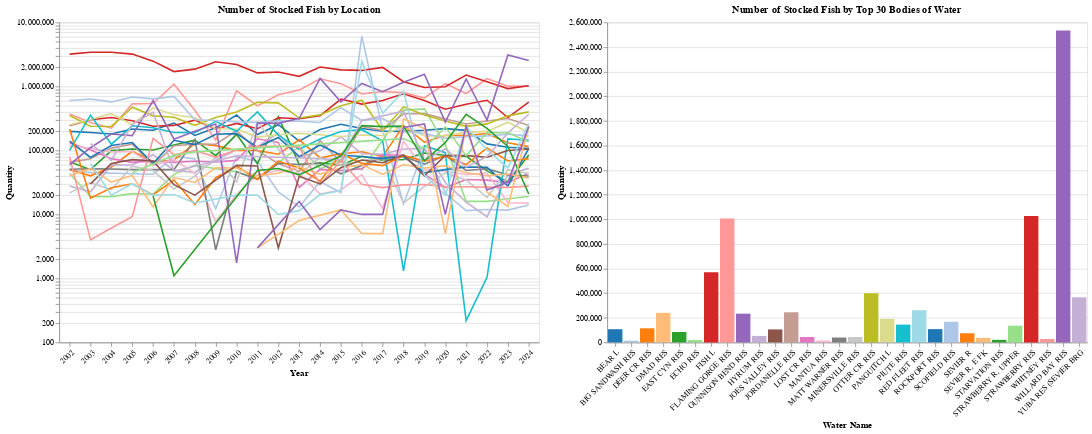

Source (notebook cell):
### Code cell
#Same Chart as above, but applied a log scale to line chart

# Get the top 30 Water Names by total quantity, and group by Year
count_by_water_name = fish_stock_data.groupby(['Year', 'Water Name'])['Quantity'].sum().reset_index()

top_30_water_names = count_by_water_name.groupby('Water Name')['Quantity'].sum().nlargest(30).index

top_30_water_names_df = count_by_water_name[count_by_water_name['Water Name'].isin(top_30_water_names)]

top_30_water_names_df["Year_only"] = top_30_water_names_df["Year"]

#Interactive Year Slider
year_slider = alt.binding_range(name="Select a year : ", min=top_30_water_names_df["Year_only"].min(), max=top_30_water_names_df["Year_only"].max(), step=1)
selected_year = alt.selection_point(fields=["Year_only"], bind=year_slider, value=2024)

#Interactive Water Name Legend Selection
point_selection = alt.selection_point(fields=['Water Name'])
brush_selection = alt.selection_interval(encodings=['x'])

#Adding base plot
base_plot = alt.Chart(top_30_water_names_df)

#Color
color = alt.condition(
    brush_selection & point_selection,
    alt.Color('Water Name:N', scale=alt.Scale(scheme='category20'), legend=None),
    alt.value('lightgray')
)

#Tooltip
tooltip = alt.Tooltip(
    ["Water Name:N", "Year:O", "Quantity:Q"]
)

#Bar Chart Vis
bar_chart = base_plot.mark_bar().encode(
    x=alt.X('Water Name', axis=alt.Axis(labelAngle=-45), sort=None),
    y='Quantity', 
    color=color, 
    tooltip=tooltip
).properties(
    width=600,
    height=400,
    title='Number of Stocked Fish by Top 30 Bodies of Water'
).transform_filter(
    selected_year
).add_params(
    selected_year, 
    point_selection,
    brush_selection,
)

#Line Chart Vis
line_chart = base_plot.mark_line().encode(
    x=alt.X('Year:O', axis=alt.Axis(labelAngle=-45)),
    y=alt.Y('Quantity', scale=alt.Scale(type='log')), 
    color=color, 
    tooltip=tooltip
).properties(
    width=600,
    height=400,
    title='Number of Stocked Fish by Location'
).transform_filter(
    point_selection
).add_params(
    brush_selection,
    point_selection
)

#Stacking both charts together 
temporal_chart = alt.hconcat(line_chart, bar_chart).resolve_scale()
temporal_chart

### Figure 1 — Vega-Lite specification as saved in the notebook (floating-point values rounded to 4 significant figures; data arrays with more than 128 entries replaced by an {"elided": "..."} marker saying what was removed)
{"config": {"view": {"continuousWidth": 300, "continuousHeight": 300}}, "hconcat": [{"mark": {"type": "line"}, "encoding": {"color": {"condition": {"test": {"and": [{"param": "param_15"}, {"param": "param_14"}]}, "field": "Water Name", "legend": null, "scale": {"scheme": "category20"}, "type": "nominal"}, "value": "lightgray"}, "tooltip": [{"field": "Water Name", "type": "nominal"}, {"field": "Year", "type": "ordinal"}, {"field": "Quantity", "type": "quantitative"}], "x": {"axis": {"labelAngle": -45}, "field": "Year", "type": "ordinal"}, "y": {"field": "Quantity", "scale": {"type": "log"}, "type": "quantitative"}}, "height": 400, "name": "view_9", "title": "Number of Stocked Fish by Location", "transform": [{"filter": {"param": "param_14"}}], "width": 600}, {"mark": {"type": "bar"}, "encoding": {"color": {"condition": {"test": {"and": [{"param": "param_15"}, {"param": "param_14"}]}, "field": "Water Name", "legend": null, "scale": {"scheme": "category20"}, "type": "nominal"}, "value": "lightgray"}, "tooltip": [{"field": "Water Name", "type": "nominal"}, {"field": "Year", "type": "ordinal"}, {"field": "Quantity", "type": "quantitative"}], "x": {"axis": {"labelAngle": -45}, "field": "Water Name", "sort": null, "type": "nominal"}, "y": {"field": "Quantity", "type": "quantitative"}}, "height": 400, "name": "view_10", "title": "Number of Stocked Fish by Top 30 Bodies of Water", "transform": [{"filter": {"param": "param_13"}}], "width": 600}], "data": {"name": "data-8cb3245d03ab68eb5e334d40e603e201"}, "params": [{"name": "param_15", "select": {"type": "interval", "encodings": ["x"]}, "views": ["view_9", "view_10"]}, {"name": "param_14", "select": {"type": "point", "fields": ["Water Name"]}, "views": ["view_9", "view_10"]}, {"name": "param_13", "select": {"type": "point", "fields": ["Year_only"]}, "bind": {"input": "range", "max": 2024.0, "min": 2002.0, "name": "Select a year : ", "step": 1}, "value": 2024, "views": ["view_10"]}], "resolve": {"scale": {}}, "$schema": "https://vega.github.io/schema/vega-lite/v5.8.0.json", "datasets": {"data-8cb3245d03ab68eb5e334d40e603e201": {"elided": "634 records"}}}
